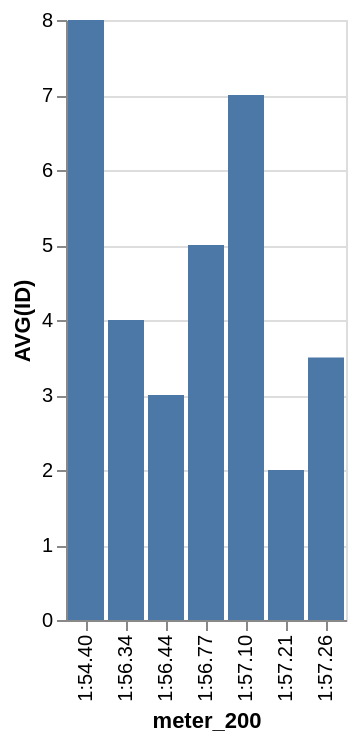

This figure's Vega-Lite source:
### Vega-Lite specification from a JSON file in a GitHub repository (floating-point values rounded to 4 significant figures)
{"data": {"values": [{"x_data": "1:54.40", "y_data": 8}, {"x_data": "1:56.34", "y_data": 4}, {"x_data": "1:56.44", "y_data": 3}, {"x_data": "1:56.77", "y_data": 5}, {"x_data": "1:57.10", "y_data": 7}, {"x_data": "1:57.21", "y_data": 2}, {"x_data": "1:57.26", "y_data": 3.5}]}, "mark": "bar", "encoding": {"x": {"field": "x_data", "type": "nominal", "title": "meter_200", "sort": "ascending"}, "y": {"field": "y_data", "type": "quantitative", "title": "AVG(ID)"}}}
